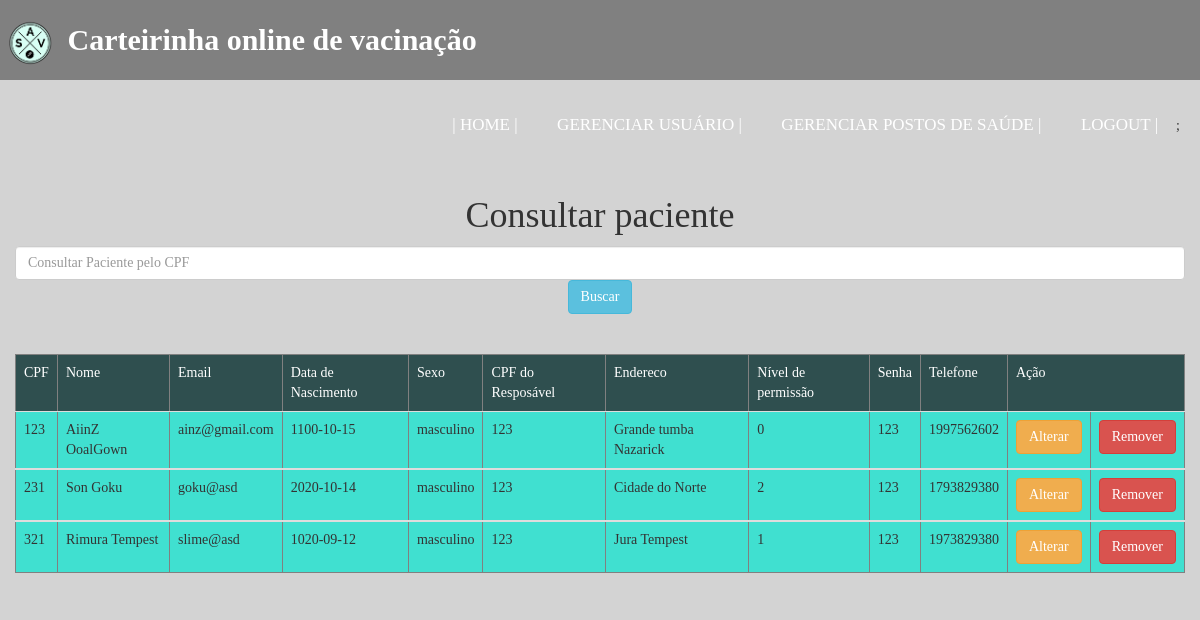
Page /paciente.php (signed in) on the committed database.
### tables this page shows
CREATE TABLE `paciente` (
  `cpf` varchar(11) NOT NULL,
  `nome` varchar(300) NOT NULL,
  `email` varchar(100) NOT NULL,
  `data_nascimento` date NOT NULL,
  `sexo` char(10) NOT NULL,
  `cpf_responsavel` int(11) DEFAULT NULL,
  `endereco` varchar(100) NOT NULL,
  `permissao` int(11) NOT NULL,
  `senha` int(6) NOT NULL,
  `telefone` int(11) NOT NULL
);

### listar_paciente.php (the view)
<?php
include_once "conexao.php";
$parametro = filter_input(INPUT_GET, "parametro");
if($parametro){
	$result_paciente = "SELECT * FROM paciente WHERE cpf LIKE '$parametro%' ORDER BY cpf ASC";
}else{
	$result_paciente = "SELECT * FROM paciente ORDER BY cpf ASC";
}
$resultado_paciente = mysqli_query($conexao, $result_paciente);
if(($resultado_paciente) AND ($resultado_paciente->num_rows != 0)){
	echo"<table border='1' class='table table-hover'>
	<thead><tr>
		<td> CPF </td>
		<td> Nome </td>
		<td> Email </td>
		<td> Data de Nascimento </td>
		<td> Sexo </td>
		<td> CPF do Resposável </td>
		<td> Endereco </td>
		<td> Nível de permissão </td>
		<td> Senha </td>
		<td> Telefone </td>
		<td colspan='2'> Ação </td>
	</tr><thead><tbody>";
	while($row_paciente = mysqli_fetch_assoc($resultado_paciente)){
		echo "<tr><td>";
		echo $row_paciente['cpf'] . "</td><td>";
		echo $row_paciente['nome'] . "</td><td>";
		echo $row_paciente['email'] . "</td><td>";
		echo $row_paciente['data_nascimento'] . "</td><td>";
		echo $row_paciente['sexo'] . "</td><td>";
		echo $row_paciente['cpf_responsavel'] . "</td><td>";
		echo $row_paciente['endereco'] . "</td><td>";
		echo $row_paciente['permissao'] . "</td><td>";
		echo $row_paciente['senha'] . "</td><td>";
		echo $row_paciente['telefone'] . "</td>";?>
		<td><a class='btn btn-warning'href="<?php echo "altera_paciente.php?cpf=". $row_paciente['cpf'] .
														"&nome=".$row_paciente['nome'].
														"&email=".$row_paciente['email'].
														"&data_nascimento=".$row_paciente['data_nascimento'].
														"&sexo=".$row_paciente['sexo'].
														"&cpf_responsavel=".$row_paciente['cpf_responsavel'].
														"&permissao=".$row_paciente['permissao'].
														"&senha=".$row_paciente['senha'].
														"&telefone=".$row_paciente['telefone'].
														"&endereco=".$row_paciente['endereco'].
														"&permissao=".$row_paciente['permissao']?>">Alterar</a></td>
		<td><a class='btn btn-danger'href="<?php echo "remove_paciente.php?cpf=". $row_paciente['cpf']?>">Remover</a></td>
		<?php echo "</tr></tbody>";
	}
	echo "</table>";
}else{
	echo "Nenhum paciente encontrado";
}

### paciente.php (shortened to what this page needs)
<!DOCTYPE html>
<html lang = "pt-BR">
	<head>
		<?php
			include ("menu.php");
			if(isset($_SESSION["autorizado"]) and $_SESSION["permissao"] == 2){
		?>
	</head>
	<body class='body_administrador'>
		<div class='form-group container-fluid' align='center'>
			<h1>Consultar paciente</h1>
				<form action="<?php echo $_SERVER['PHP_SELF'];?>">
					<input type='text' class=' form-control' name='parametro' placeholder='Consultar Paciente pelo CPF'/>
					<input class='btn btn-info' type='submit' value='Buscar'/>
				</form><br /><br />
				<?php include("listar_paciente.php");?>
		</div>
	</body>
</html>
		<?php
			}else{
				header("location: index.php");
			}
		?>

### menu.php (shortened to what this page needs)
<!DOCTYPE html>
<html lang ='pt-BR'>
	<head>
		<link href="css/bootstrap.min.css" rel="stylesheet">
		<link rel="stylesheet" href="estilo.css"/>
		<?php
			if(isset($_SESSION["autorizado"])){
		?>
		<div class='row container-fluid'>
			<?php
					if(isset($_SESSION["autorizado"]) and $_SESSION["permissao"] == 2 and $_SESSION["pagina"] == "administrador"){
							include ("menu3.php");
					}
			}
			?>
		</div>

### menu3.php
<?php
echo  '<html>
<head>
	<meta charset="utf-8">
	<title>Responsive Menu</title>
	<meta name="viewport" content="width=device-width, initial-scale=1.0">
	<link rel="stylesheet" type="text/css" href="style.css">
	<script src="https://kit.fontawesome.com/a076d05399.js"></script>
</head>
<body>
	<nav>
		<input type="checkbox" id="check">
		<label for="check" class="checkbtn">
			<i class="fas fa-bars"></i>
		</label>
			<label class="logo">
			<img src="img/logo.png" width="60px"/> Carteirinha online de vacinação</label>
		<ul>
							<li><a href="home_administrador.php">| Home |</a></li>
							<li><a href="paciente.php"> Gerenciar Usuário |</a></li>
							<li><a href="local.php"> Gerenciar Postos de Saúde |</a></li>
							<li><a href="logout.php"> Logout |</a></li>;
		</ul>
	</nav>
</body>
</html>';
?>

### estilo.css (style rules this page uses)
body { overflow-x: hidden; }
.body_administrador { background-color:#D3D3D3; }
thead { background-color:#2F4F4F; color:white; }
table { background-color:#40E0D0; }

### style.css (style rules this page uses)
* { padding: 0; margin: 0; text-decoration: none; list-style: none; box-sizing: border-box; }
body { font-family: montserrat; }
nav { background: #808080; height: 80px; width: 100%; }
label.logo { color: white; font-size: 30px; line-height: 80px; padding: 0 -10px; font-weight: bold; }
nav ul { float: right; margin-right: 20px; }
nav ul li { display: inline-block; line-height: 80px; margin: 0 5px; }
nav ul li a { color: white; font-size: 17px; padding: 7px 13px; border-radius: 3px; text-transform: uppercase; }

### rows in the picture
paciente: cpf "123", nome "AiinZ OoalGown", email "ainz@gmail.com", data_nascimento "1100-10-15", sexo "masculino", cpf_responsavel "123", endereco "Grande tumba Nazarick", permissao "0", senha "123", telefone "1997562602"
paciente: cpf "231", nome "Son Goku", email "goku@asd", data_nascimento "2020-10-14", sexo "masculino", cpf_responsavel "123", endereco "Cidade do Norte", permissao "2", senha "123", telefone "1793829380"
paciente: cpf "321", nome "Rimura Tempest", email "slime@asd", data_nascimento "1020-09-12", sexo "masculino", cpf_responsavel "123", endereco "Jura Tempest", permissao "1", senha "123", telefone "1973829380"
